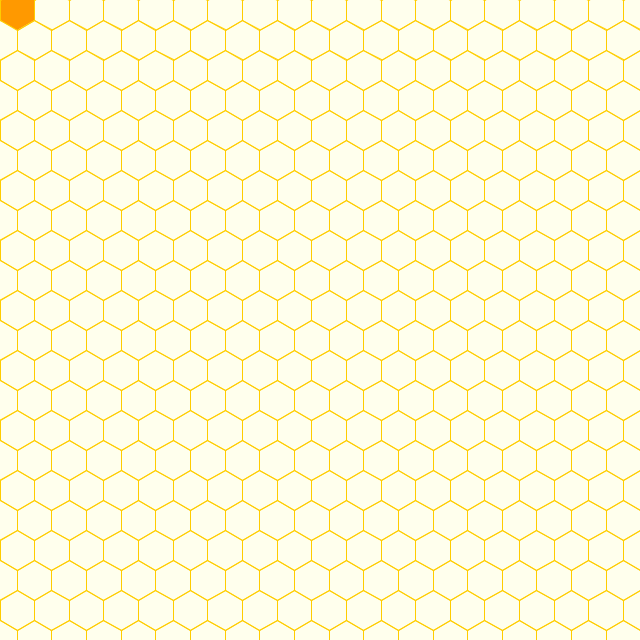
Frame 1 (no input)
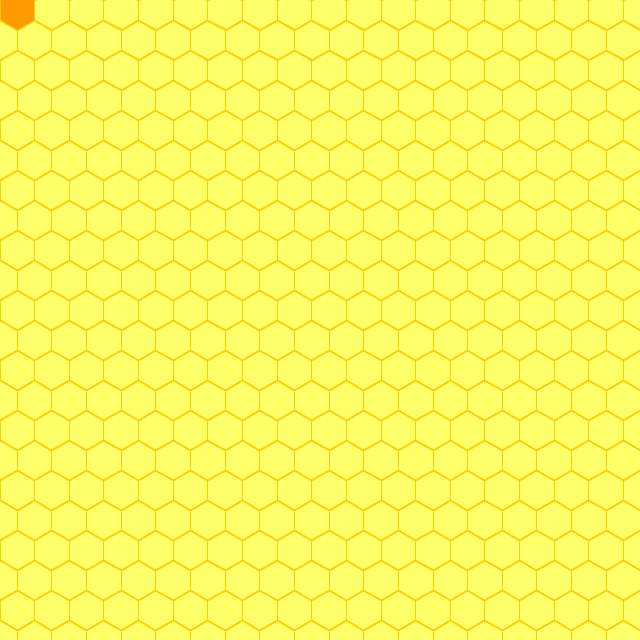
Frame 60 (the mouse pressed at the canvas centre just before this capture)
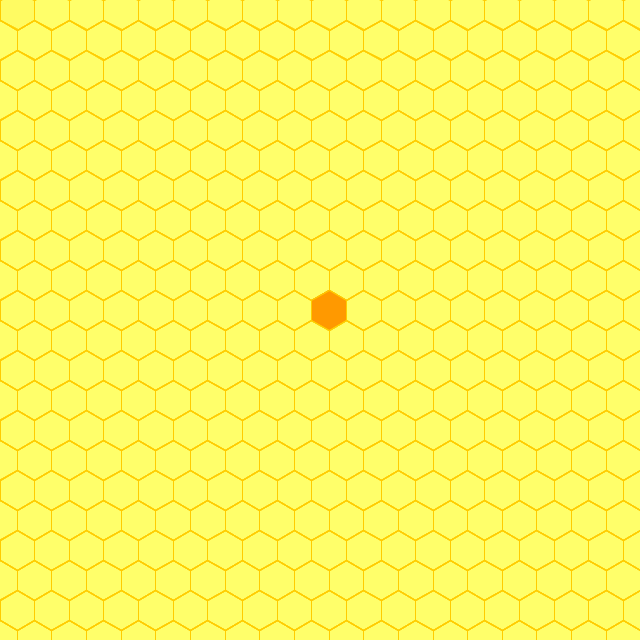
Frame 120 (the mouse held since frame 60 and released just before this capture)

The Processing sketch that drew these frames (run headless with seeded random() and noise(); from frame 60 on, the mouse is pressed at the canvas centre):

// Processing sketch: build
// ── build.pde
int radius = 20;
float angle = TWO_PI / 6;

 void setup() {
  size(640, 640);
  background(255);
  noCursor();
}

void draw() {
  stroke(#ffcc00);
  // vary the width - start just off the screen so we don't have black edges
  for (float centy = -50+6*radius/4; centy < width+100; centy += radius*3) { // offset three times to skip a row
    for (float centx = 0; centx < width+100; centx += sqrt(3)/2 * 2*radius) {
      beginShape();
      if (mouseX > centx - radius && mouseX < centx + radius &&
       mouseY < centy + radius && mouseY > centy - radius) {
        fill( #ff9900);
      } else {
        fill( #ffff66, 30);
      }
      for (float a = PI/6; a < TWO_PI; a += angle) {
        float vx = centx + cos(a) * radius;
        float vy = centy + sin(a) * radius;
        vertex(vx, vy);
     };
     endShape(CLOSE);
    };
  }

  for (float centy = -50; centy < height+100; centy+= radius*3) {
    for (float centx = sqrt(3)/2 * radius; centx < width+100; centx += sqrt(3)/2 * 2*radius) {
      beginShape();
      if (mouseX > centx - radius && mouseX < centx + radius &&
       mouseY < centy + radius && mouseY > centy - radius) {
        fill( #ff9900);
      } else {
        fill( #ffff66, 30);
      }
      for (float a = PI/6; a < TWO_PI; a += angle) {
        float vx = centx + cos(a) * radius;
        float vy = centy + sin(a) * radius;
        vertex(vx, vy);
     };
      endShape(CLOSE);
    }
  }    
}
